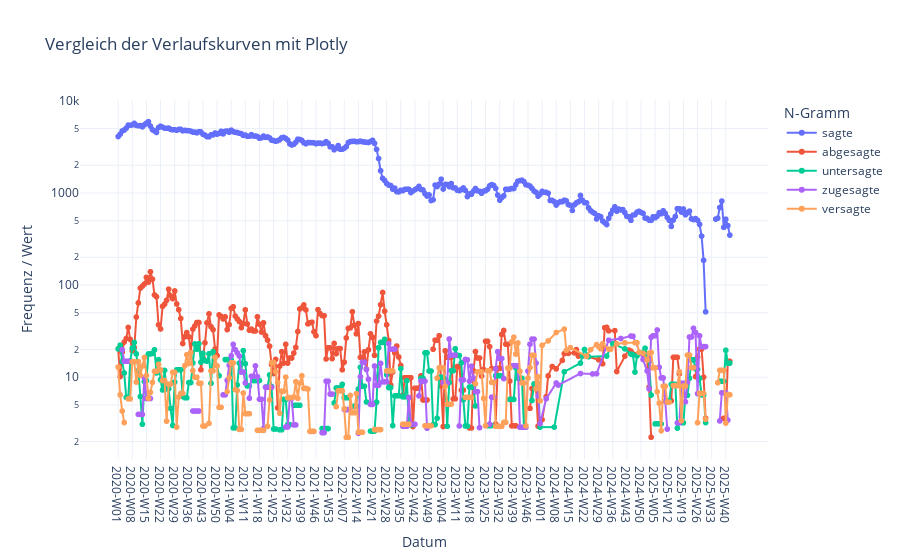

Write notebook code for a chart like this one.
### Markdown cell above
#### N=1 - Wortform = '\*sagte' mit Fokus 2023 + Granulierung (in Wochen) + Glättung (4)

Suche zuerst in 2023 nach allen Wortformen, die auf "sagte" enden. Nehme die TOP5 häufigsten N-Gramme und erzeuge eine Verlaufsgrafik. Die Daten werden nach Wochen granuliert und ein gleitender Durschnitt von vier Wochen wird berechnet.

### Code cell
# Suche
data = searchN1(2023, "Wortform", "*sagte")

# Granuliere nach Wochen
data = applyGranulation(data, granulationFunc_by_week)
# Glätte mit gleitendem Durchschnitt (4 Wochen)
data = applyMovingAvarage(data, 4)

# Konvertiere in DataFrame
df = convertToDataFrame(data)

# Filtere DataFrame nach top 10 N-Gramme
top = df.groupby("N-Gramm")["Frequenz"].sum().nlargest(5).index
df = df[df["N-Gramm"].isin(top)]

# Plot mit Seaborn
fig = px.line(df, x="Datum", y="Frequenz", color="N-Gramm", markers=True, title="Vergleich der Verlaufskurven mit Plotly")
fig.update_layout(
  xaxis_title="Datum",
  yaxis_title="Frequenz / Wert",
  yaxis_type="log",
  template="plotly_white"
)
fig.show()

### Figure 1 — Plotly figure (JSON) as saved in the notebook; plotly's stock layout.template omitted (floating-point values rounded to 4 significant figures; data arrays with more than 128 entries replaced by an {"elided": "..."} marker saying what was removed)
{"data": [{"hovertemplate": "N-Gramm=sagte<br>Datum=%{x}<br>Frequenz=%{y}<extra></extra>", "legendgroup": "sagte", "line": {"color": "#636efa", "dash": "solid"}, "marker": {"symbol": "circle"}, "mode": "lines+markers", "name": "sagte", "showlegend": true, "type": "scattergl", "x": {"elided": "304 str values"}, "xaxis": "x", "y": {"elided": "304 float values"}, "yaxis": "y"}, {"hovertemplate": "N-Gramm=abgesagte<br>Datum=%{x}<br>Frequenz=%{y}<extra></extra>", "legendgroup": "abgesagte", "line": {"color": "#EF553B", "dash": "solid"}, "marker": {"symbol": "circle"}, "mode": "lines+markers", "name": "abgesagte", "showlegend": true, "type": "scattergl", "x": {"elided": "275 str values"}, "xaxis": "x", "y": {"elided": "275 float values"}, "yaxis": "y"}, {"hovertemplate": "N-Gramm=untersagte<br>Datum=%{x}<br>Frequenz=%{y}<extra></extra>", "legendgroup": "untersagte", "line": {"color": "#00cc96", "dash": "solid"}, "marker": {"symbol": "circle"}, "mode": "lines+markers", "name": "untersagte", "showlegend": true, "type": "scattergl", "x": {"elided": "266 str values"}, "xaxis": "x", "y": {"elided": "266 float values"}, "yaxis": "y"}, {"hovertemplate": "N-Gramm=zugesagte<br>Datum=%{x}<br>Frequenz=%{y}<extra></extra>", "legendgroup": "zugesagte", "line": {"color": "#ab63fa", "dash": "solid"}, "marker": {"symbol": "circle"}, "mode": "lines+markers", "name": "zugesagte", "showlegend": true, "type": "scattergl", "x": {"elided": "263 str values"}, "xaxis": "x", "y": {"elided": "263 float values"}, "yaxis": "y"}, {"hovertemplate": "N-Gramm=versagte<br>Datum=%{x}<br>Frequenz=%{y}<extra></extra>", "legendgroup": "versagte", "line": {"color": "#FFA15A", "dash": "solid"}, "marker": {"symbol": "circle"}, "mode": "lines+markers", "name": "versagte", "showlegend": true, "type": "scattergl", "x": {"elided": "272 str values"}, "xaxis": "x", "y": {"elided": "272 float values"}, "yaxis": "y"}], "layout": {"legend": {"title": {"text": "N-Gramm"}, "tracegroupgap": 0}, "title": {"text": "Vergleich der Verlaufskurven mit Plotly"}, "xaxis": {"anchor": "y", "domain": [0, 1], "title": {"text": "Datum"}}, "yaxis": {"anchor": "x", "domain": [0, 1], "title": {"text": "Frequenz / Wert"}, "type": "log"}}}
